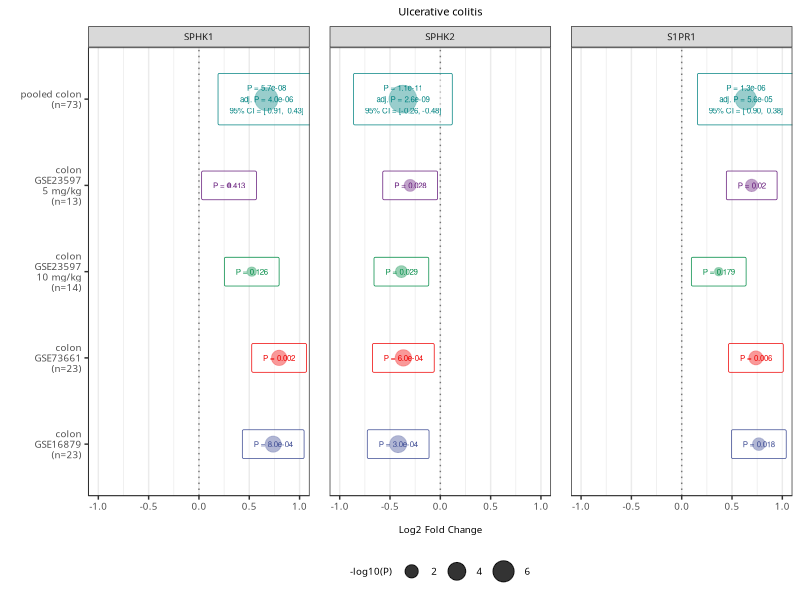

Source code (R):
#!/usr/bin/env Rscript

options(echo = TRUE)
Sys.time()

plot_title <- "Ulcerative colitis"

genes <- "SPHK1,SPHK2,S1PR1"
genes <- strsplit(genes, ",")[[1]]

options(scipen = 100, digits = 2)

#" ----------
#"
#" # Load R packages

library(openxlsx)
library(dplyr)
library(ggplot2)

source_colors <- c(
  "GSE16879" = "#3B4992",
  "GSE73661" = "#EE0000",
  "GSE23597 10 mg/kg" = "#008B45",
  "GSE23597 5 mg/kg" = "#631879",
  "pooled colon" = "#008280"
)

#" ----------
#" 
#" # Input data

data_df <- as.data.frame(read.xlsx("../data/data.Figure4F.xlsx", sheet = 1, colNames = TRUE))

data_df[, "source"] <- gsub("Meta-analysis", "pooled colon", data_df[, "source"])

data_df[, "source"] <- factor(data_df[, "source"], 
                              levels = c("GSE16879", "GSE73661", "GSE23597 10 mg/kg", "GSE23597 5 mg/kg", "pooled colon"))

data_df[, "gene"] <- factor(data_df[, "gene"], levels = genes)

data_df <- data_df %>% mutate(label = 
                                case_when(source == "pooled colon" ~
                                            paste0("P = ", ifelse(gene %in% c("SPHK1", "SPHK2", "S1PR1"), format(P, scientific = T), round(P, 3)), 
                                                   "\nadj. P = ", ifelse(gene %in% c("SPHK1", "SPHK2", "S1PR1"), format(FDR, scientific = T), round(FDR, 3)),
                                                   "\n95% CI = [", format(lower, digits = 2), 
                                                   ", ", format(upper, digits = 2), "]"), 
                                          P < 0.001 ~ paste0("P = ", format(P, scientific = T)), 
                                          TRUE ~ paste0("P = ", round(P, 3))))

x_max <- max(1, max(data_df[, "log2FC"]))
data_df <- data_df %>% mutate(
  label_nudge_x = if_else(log2FC > x_max - 0.05, -0.18, 0.12)
)

p <- ggplot(data=data_df, aes(y = source, x = log2FC, color = source)) +
  geom_point(aes(size = -log10(P)), alpha = 0.8, show.legend = TRUE) +
  geom_vline(xintercept=0, color="black", linetype="dotted", alpha=.5) +
  geom_label(
    aes(label = label, nudge_x = label_nudge_x),
    size = 2,
    alpha = 0.5,
    label.padding = unit(1.2, "lines")
  ) +
  scale_color_manual(values = source_colors) +
  scale_size_continuous(breaks = c(2, 4, 6), labels = c("2", "4", "6"), range = c(1, 9)) +
  scale_y_discrete(breaks = c("GSE16879", "GSE73661", "GSE23597 10 mg/kg", "GSE23597 5 mg/kg", "pooled colon"),
                   labels = c("colon\nGSE16879\n(n=23)", "colon\nGSE73661\n(n=23)", "colon\nGSE23597\n10 mg/kg\n(n=14)", "colon\nGSE23597\n5 mg/kg\n(n=13)", "pooled colon\n(n=73)")) +
  ylab("") +
  xlab("\nLog2 Fold Change") +
  xlim(c(-1, x_max)) +
  theme_bw() +
  theme(axis.text.x = element_text(size=7, family="Sans"),
        axis.text.y = element_text(size=7, family="Sans"),
        axis.title.y = element_text(size=7, family="Sans"), 
        axis.title.x = element_text(size=7, family="Sans"), 
        axis.line.x.bottom = element_line(size=0.2),
        axis.line.y.left = element_line(size=0.2),
        plot.title = element_text(size=8, family="Sans", hjust = 0.5), 
        strip.text = element_text(size=7, family="Sans"),
        panel.grid.major.y = element_blank(),
        panel.spacing = unit(1, "lines"), 
        legend.text = element_text(size=7, family="Sans"),
        legend.title = element_text(size=7, family="Sans"),
        legend.position = "bottom") +
  ggtitle(plot_title) +
  guides(color = "none") + 
  facet_wrap(~ gene, ncol = 3)

if (nrow(data_df) > 0) {
  png(filename="Figure4F.png", width=2400, height=1500, units="px", res=300)
  print(p)
  dev.off()
}

sessionInfo()

#" ----------
#"
#" # Done.
